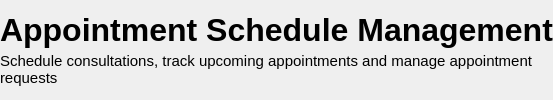
         <widget class="QWidget" name="appointmentsTabTopContainer" native="true">
          <layout class="QHBoxLayout" name="horizontalLayout_13">
           <property name="spacing">
            <number>64</number>
           </property>
           <property name="leftMargin">
            <number>0</number>
           </property>
           <property name="topMargin">
            <number>0</number>
           </property>
           <property name="rightMargin">
            <number>0</number>
           </property>
           <property name="bottomMargin">
            <number>0</number>
           </property>
           <item>
            <widget class="QWidget" name="appointmentsTabTitleContainer" native="true">
             <property name="sizePolicy">
              <sizepolicy hsizetype="Expanding" vsizetype="Fixed">
               <horstretch>0</horstretch>
               <verstretch>0</verstretch>
              </sizepolicy>
             </property>
             <layout class="QVBoxLayout" name="verticalLayout_23">
              <property name="spacing">
               <number>4</number>
              </property>
              <property name="leftMargin">
               <number>0</number>
              </property>
              <property name="topMargin">
               <number>0</number>
              </property>
              <property name="rightMargin">
               <number>0</number>
              </property>
              <property name="bottomMargin">
               <number>0</number>
              </property>
              <item>
               <widget class="QLabel" name="appointmentsTabTitleLabel">
                <property name="sizePolicy">
                 <sizepolicy hsizetype="Fixed" vsizetype="Fixed">
                  <horstretch>0</horstretch>
                  <verstretch>0</verstretch>
                 </sizepolicy>
                </property>
                <property name="font">
                 <font>
                  <pointsize>24</pointsize>
                  <bold>true</bold>
                 </font>
                </property>
                <property name="text">
                 <string>Appointment Schedule Management</string>
                </property>
                <property name="alignment">
                 <set>Qt::AlignmentFlag::AlignLeading|Qt::AlignmentFlag::AlignLeft|Qt::AlignmentFlag::AlignVCenter</set>
                </property>
               </widget>
              </item>
              <item>
               <widget class="QLabel" name="appointmentsTabSubtitleLabel">
                <property name="sizePolicy">
                 <sizepolicy hsizetype="Preferred" vsizetype="Fixed">
                  <horstretch>0</horstretch>
                  <verstretch>0</verstretch>
                 </sizepolicy>
                </property>
                <property name="font">
                 <font>
                  <pointsize>11</pointsize>
                 </font>
                </property>
                <property name="text">
                 <string>Schedule consultations, track upcoming appointments and manage appointment requests</string>
                </property>
                <property name="alignment">
                 <set>Qt::AlignmentFlag::AlignLeading|Qt::AlignmentFlag::AlignLeft|Qt::AlignmentFlag::AlignTop</set>
                </property>
                <property name="wordWrap">
                 <bool>true</bool>
                </property>
               </widget>
              </item>
             </layout>
            </widget>
           </item>
          </layout>
         </widget>
